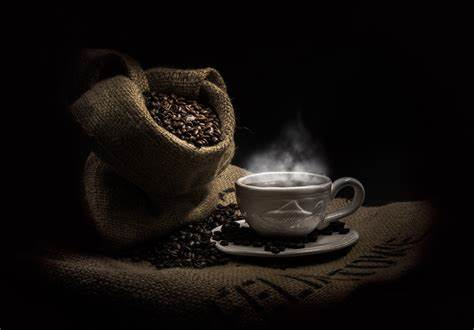
#> input picture Tugas4/kopi.jpg, 474 x 330 px
$ python FFT.py
#> lines starting #> are read from the running program, lines starting #| are printed output that depends on the picture; after the words box and inside, x2 and y2 are one past the last pixel; in counts of white or black regions, pixels touching at a corner belong together
import cv2
import numpy as np
import matplotlib.pyplot as plt

# Load an image
img = cv2.imread('kopi.jpg', 0)
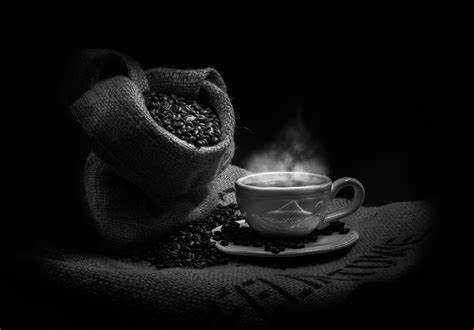
#> img: shape (330, 474); min 0, max 255, mean 16.8

# Compute the FFT of the image
f = np.fft.fft2(img)
fshift = np.fft.fftshift(f)

# Define the radius of the low-pass filter in pixels
radius = 50

# Create a circular mask to apply the low-pass filter
rows, cols = img.shape
#> rows = 330; cols = 474
crow, ccol = rows//2, cols//2
#> crow = 165; ccol = 237
mask = np.zeros((rows, cols), np.uint8)
cv2.circle(mask, (ccol, crow), radius, 255, -1)
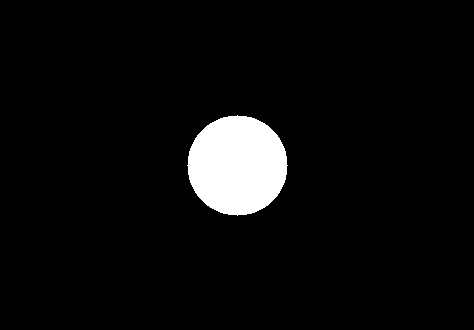
#> mask: shape (330, 474); 5% white; 1 white region, box (x1, y1, x2, y2) and area: (187, 115, 288, 216) 7845

# Apply the mask to the shifted FFT
fshift_filtered = fshift * mask

# Shift the zero-frequency component back to the top-left corner
f_filtered = np.fft.ifftshift(fshift_filtered)

# Compute the inverse FFT to obtain the filtered image
img_filtered = np.fft.ifft2(f_filtered)
img_filtered = np.abs(img_filtered)
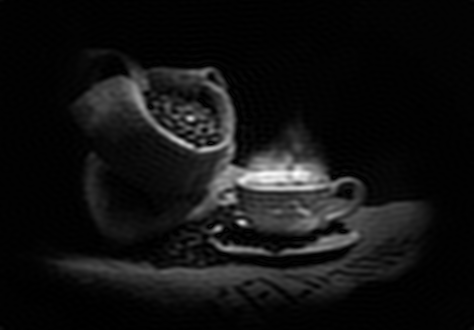
#> img_filtered: shape (330, 474) float64; min 0.0305, max 59451.5, mean 4308.9; drawn with min black and max white

# Display the original and filtered images
plt.subplot(121), plt.imshow(img, cmap='gray')
plt.title('Input Image'), plt.xticks([]), plt.yticks([])
plt.subplot(122), plt.imshow(img_filtered, cmap='gray')
plt.title('Filtered Image'), plt.xticks([]), plt.yticks([])
plt.show()
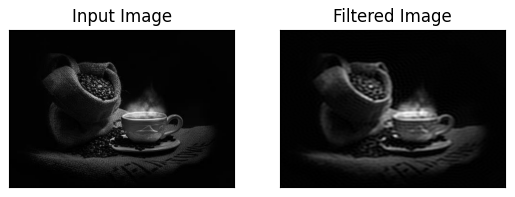
#> figure drawn by matplotlib, 2 panels
